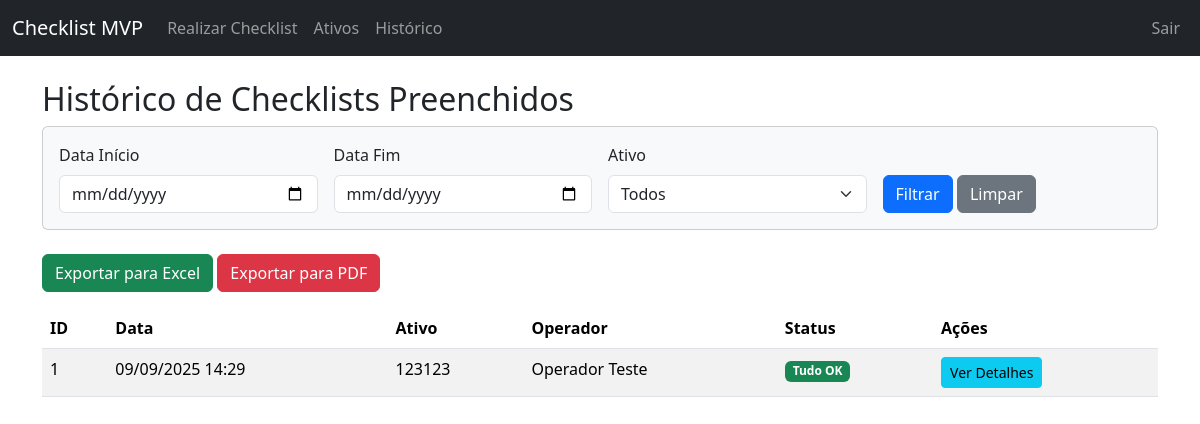
The page /historico (signed in) on the database its author committed.
### app/models.py (models this page shows, shortened)
class Checklist(db.Model):
    id = db.Column(db.Integer, primary_key=True)
    versao = db.Column(db.String(10), default='1.0') # <-- NOVO CAMPO
    timestamp = db.Column(db.DateTime, index=True, default=datetime.utcnow)
    turno = db.Column(db.String(50))
    validado_por_lider = db.Column(db.Boolean, default=False)
    usuario_id = db.Column(db.Integer, db.ForeignKey('usuario.id'))
    ativo_id = db.Column(db.Integer, db.ForeignKey('ativo.id'))
    usuario = db.relationship('Usuario', backref='checklists')
    ativo = db.relationship('Ativo', backref='checklists')
    respostas = db.relationship('ChecklistResposta', backref='checklist', lazy='dynamic')

class Ativo(db.Model):
    id = db.Column(db.Integer, primary_key=True)
    codigo = db.Column(db.String(64), index=True, unique=True)
    descricao = db.Column(db.String(200))
    setor = db.Column(db.String(120))

class Usuario(UserMixin, db.Model):
    id = db.Column(db.Integer, primary_key=True)
    matricula = db.Column(db.String(64), index=True, unique=True)
    nome = db.Column(db.String(120))
    perfil = db.Column(db.String(64)) # Ex: 'operador', 'lider', 'gestor'
    password_hash = db.Column(db.String(128))

### app/routes.py (the view)
@app.route('/historico')
@login_required
def historico():
    checklists = query_checklists_filtrados(request.args)
    ativos = Ativo.query.all()
    return render_template('historico.html', checklists=checklists, ativos=ativos)

### app/models.py (called while the page is built)
@login.user_loader
def load_user(id):
    return Usuario.query.get(int(id))

### app/routes.py (called while the page is built)
def query_checklists_filtrados(args):
    query = Checklist.query
    if args.get('data_inicio'):
        data_inicio = datetime.strptime(args.get('data_inicio'), '%Y-%m-%d')
        query = query.filter(Checklist.timestamp >= data_inicio)
    if args.get('data_fim'):
        data_fim = datetime.strptime(args.get('data_fim'), '%Y-%m-%d').replace(hour=23, minute=59, second=59)
        query = query.filter(Checklist.timestamp <= data_fim)
    if args.get('ativo_id'):
        query = query.filter(Checklist.ativo_id == args.get('ativo_id'))
    return query.order_by(Checklist.timestamp.desc()).all()

### app/templates/historico.html (shortened to what this page needs)
{% extends "base.html" %}
{% block content %}
<h2>Histórico de Checklists Preenchidos</h2>
<div class="card bg-light mb-4">
  <div class="card-body">
    <form method="GET" action="{{ url_for('historico') }}">
      <div class="row g-3 align-items-end">
        <div class="col-md-3">
          <label for="data_inicio" class="form-label">Data Início</label>
          <input type="date" class="form-control" name="data_inicio" value="{{ request.args.get('data_inicio', '') }}">
        </div>
        <div class="col-md-3">
          <label for="data_fim" class="form-label">Data Fim</label>
          <input type="date" class="form-control" name="data_fim" value="{{ request.args.get('data_fim', '') }}">
        </div>
        <div class="col-md-3">
          <label for="ativo_id" class="form-label">Ativo</label>
          <select name="ativo_id" class="form-select">
            <option value="">Todos</option>
          </select>
        </div>
        <div class="col-md-3">
          <button type="submit" class="btn btn-primary">Filtrar</button>
          <a href="{{ url_for('historico') }}" class="btn btn-secondary">Limpar</a>
        </div>
      </div>
    </form>
  </div>
</div>
<div class="mb-3">
    <a href="{{ url_for('export_excel', **request.args) }}" class="btn btn-success">Exportar para Excel</a>
    <a href="{{ url_for('export_pdf', **request.args) }}" class="btn btn-danger">Exportar para PDF</a>
</div>
<table class="table table-striped">
  <thead>
    <tr>
      <th>ID</th>
      <th>Data</th>
      <th>Ativo</th>
      <th>Operador</th>
      <th>Status</th>
      <th>Ações</th>
    </tr>
  </thead>
  <tbody>
    {% for checklist in checklists %}
    <tr>
      <td>{{ checklist.id }}</td>
      <td>{{ checklist.timestamp.strftime('%d/%m/%Y %H:%M') }}</td>
      <td>{{ checklist.ativo.codigo if checklist.ativo else 'N/A' }}</td>
      <td>{{ checklist.usuario.nome if checklist.usuario else 'N/A' }}</td>
      <td>
        {% set tem_falha = checklist.respostas.filter_by(status='Falha').first() %}
        {% if tem_falha %}
          <span class="badge bg-danger">Com Falhas</span>
        {% else %}
          <span class="badge bg-success">Tudo OK</span>
        {% endif %}
      </td>
      <td>
        <a href="{{ url_for('ver_checklist', checklist_id=checklist.id) }}" class="btn btn-info btn-sm">Ver Detalhes</a>
      </td>
    </tr>
    {% else %}
    <tr>
      <td colspan="6" class="text-center">Nenhum checklist encontrado com os filtros aplicados.</td>
    </tr>
    {% endfor %}
  </tbody>
</table>
{% endblock %}

### rows shown on the page
Checklist: id "1", timestamp "09/09/2025 14:29", ativo "123123", usuario "Operador Teste"
